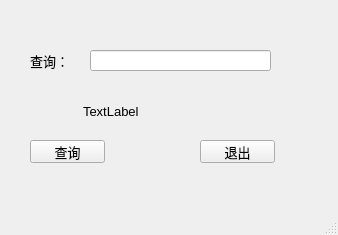
<?xml version="1.0" encoding="UTF-8"?>
<ui version="4.0">
 <class>mainWindow</class>
 <widget class="QMainWindow" name="mainWindow">
  <property name="geometry">
   <rect>
    <x>0</x>
    <y>0</y>
    <width>338</width>
    <height>235</height>
   </rect>
  </property>
  <property name="font">
   <font>
    <family>Microsoft YaHei UI</family>
    <pointsize>10</pointsize>
   </font>
  </property>
  <property name="mouseTracking">
   <bool>false</bool>
  </property>
  <property name="windowTitle">
   <string>图书管理系统</string>
  </property>
  <widget class="QWidget" name="centralwidget">
   <widget class="QLabel" name="label">
    <property name="geometry">
     <rect>
      <x>30</x>
      <y>50</y>
      <width>54</width>
      <height>21</height>
     </rect>
    </property>
    <property name="text">
     <string>查询：</string>
    </property>
   </widget>
   <widget class="QLineEdit" name="lineEdit">
    <property name="geometry">
     <rect>
      <x>90</x>
      <y>50</y>
      <width>181</width>
      <height>21</height>
     </rect>
    </property>
   </widget>
   <widget class="QPushButton" name="pushButton">
    <property name="geometry">
     <rect>
      <x>30</x>
      <y>140</y>
      <width>75</width>
      <height>23</height>
     </rect>
    </property>
    <property name="text">
     <string>查询</string>
    </property>
   </widget>
   <widget class="QPushButton" name="pushButton_2">
    <property name="geometry">
     <rect>
      <x>200</x>
      <y>140</y>
      <width>75</width>
      <height>23</height>
     </rect>
    </property>
    <property name="text">
     <string>退出</string>
    </property>
   </widget>
   <widget class="QLabel" name="label_2">
    <property name="geometry">
     <rect>
      <x>83</x>
      <y>101</y>
      <width>161</width>
      <height>21</height>
     </rect>
    </property>
    <property name="text">
     <string>TextLabel</string>
    </property>
   </widget>
  </widget>
  <widget class="QMenuBar" name="menubar">
   <property name="geometry">
    <rect>
     <x>0</x>
     <y>0</y>
     <width>338</width>
     <height>23</height>
    </rect>
   </property>
  </widget>
  <widget class="QStatusBar" name="statusbar"/>
 </widget>
 <resources/>
 <connections>
  <connection>
   <sender>pushButton</sender>
   <signal>clicked()</signal>
   <receiver>mainWindow</receiver>
   <slot>query()</slot>
   <hints>
    <hint type="sourcelabel">
     <x>99</x>
     <y>173</y>
    </hint>
    <hint type="destinationlabel">
     <x>114</x>
     <y>174</y>
    </hint>
   </hints>
  </connection>
  <connection>
   <sender>pushButton_2</sender>
   <signal>clicked()</signal>
   <receiver>mainWindow</receiver>
   <slot>close()</slot>
   <hints>
    <hint type="sourcelabel">
     <x>274</x>
     <y>173</y>
    </hint>
    <hint type="destinationlabel">
     <x>288</x>
     <y>172</y>
    </hint>
   </hints>
  </connection>
 </connections>
 <slots>
  <slot>query()</slot>
 </slots>
</ui>
